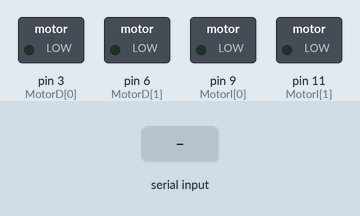
This sketch was run on a simulated Arduino Uno, built with avr-gcc and run on an emulated ATmega328P. On the bench: switched loads named in the sketch (green lamp = pin HIGH). Inputs (shaded band) come from the test bench.

Above: at 1.2 s.
1.3 s: "x90\n" received over Serial
At 2.2 s:
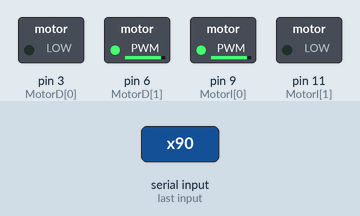
2.8 s: "y90\n" received over Serial
At 3.3 s:
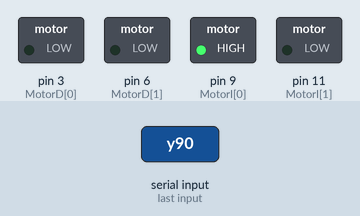
4.3 s: "x,45\n" received over Serial
At 5.6 s:
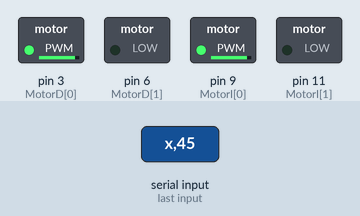
Timing chart, 0 to 7.3 s (numbered marks = the images above; inputs shaded):
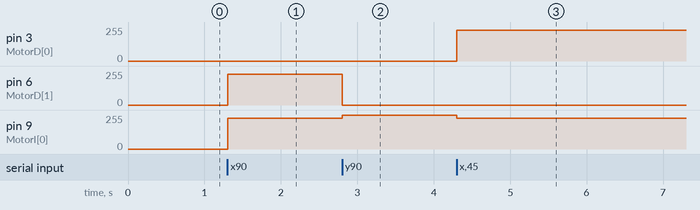

The sketch:

Redbot_Programa_Robot.ino
```cpp
int MotorD[2] = {3, 6};
int MotorI[2] = {9, 11};

unsigned int estadoTrama = 0;

int valX = 0;
int valY = 0;
int motorL = 0;
int motorR = 0;

char bufferNum[32];
int pBuffer = 0;
char coord = 0;

void setup() {
  Serial.begin(9600);
  for (int i = 0; i < 2; i++) {
    pinMode(MotorD, OUTPUT);
    pinMode(MotorI, OUTPUT);
  }
}

void loop() {
  char caracter;
  int valor;

  while (Serial.available()) {
    caracter = Serial.read();
    switch (estadoTrama) {
      case 0:
        if (caracter == 'x' || caracter == 'X') {
          coord = 'X';
          estadoTrama = 1;
          bufferNum[0] = 0;
          pBuffer = 0;
        }
        if (caracter == 'y' || caracter == 'Y') {
          coord = 'Y';
          estadoTrama = 1;
          bufferNum[0] = 0;
          pBuffer = 0;
        }
        break;
      case 1:
        if (caracter == '-' && pBuffer == 0) {
          bufferNum[0] = '-';
          pBuffer = 1;
        }
        else if (caracter >= '0' && caracter <= '9') {
          bufferNum[pBuffer] = caracter;
          pBuffer++;
        }
        else {
          bufferNum[pBuffer] = 0;
          valor = atoi(bufferNum);
          if (valor > 100) valor = 100;
          if (valor < -100) valor = -100;

          if (coord == 'X')
            valX = valor;
          if (coord == 'Y')
            valY = valor;
          estadoTrama = 0;
        }
        break;
    }
  }

  motorL = map(valY, -100, 100, -255, 255);
  motorL -= map(valX, -100, 100, -255, 255);
  motorR = map(valY, -100, 100, -255, 255);
  motorR += map(valX, -100, 100, -255, 255);

  motorL = constrain(motorL, -255, 255);
  motorR = constrain(motorR, -255, 255);

  Mover(MotorD, motorL);
  Mover(MotorI, motorR);
}

void Mover(int Motor[], int Valor) {
  if (Valor > 0) {
    analogWrite(Motor[0], Valor);
    analogWrite(Motor[1], 0);
  }
  else {
    Valor = -Valor;
    analogWrite(Motor[0], 0);
    analogWrite(Motor[1], Valor);
  }
}
```

Measured:
- after the input at 1.3 s, pin 6 (MotorD[1]), pin 9 (MotorI[0]): 0/255 → 229/255 at once
- after the input at 2.8 s, pin 6 (MotorD[1]): 229/255 → 0/255 at once; pin 9 (MotorI[0]): 229/255 → 255/255 at once
- after the input at 4.3 s, pin 3 (MotorD[0]): 0/255 → 229/255 at once; pin 9 (MotorI[0]): 255/255 → 229/255 at once
